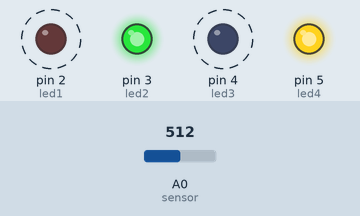
Simulated run of this sketch. Board: Arduino Uno, built with avr-gcc and run on an emulated ATmega328P. Parts: output pins drawn as LEDs (lit = HIGH). Dashed ring = blinking. The test bench sets the inputs (shaded band); at power-on: A0 (sensor) = 512.

Above: at 1.8 s.
1.9 s: A0 (sensor) set to 0
3.6 s: A0 (sensor) set to 122
At 3.78 s:
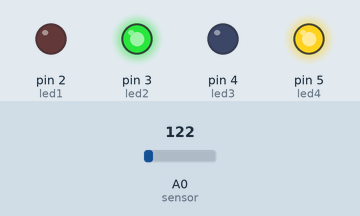
At 4.14 s:
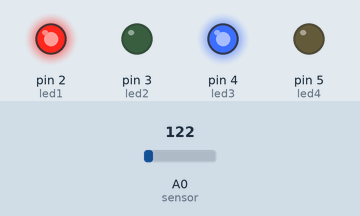
Timing chart, 0 to 13.1 s (numbered marks = the images above; inputs shaded):
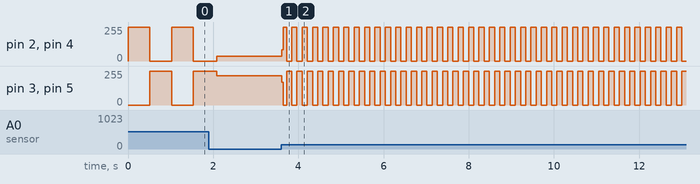

The sketch:

sketch.ino
```cpp
const int led1 = 2;
const int led2 = 3;
const int led3 = 4;
const int led4 = 5;
const int sensor = A0;

void setup() {
  pinMode(led1, OUTPUT);
   pinMode(led2, OUTPUT);
    pinMode(led3, OUTPUT);
     pinMode(led4, OUTPUT);
  pinMode(sensor, INPUT);
  // put your setup code here, to run once:

}

void loop() {
  int rate = analogRead(sensor);
  digitalWrite(led1, HIGH);
   digitalWrite(led2, LOW);
    digitalWrite(led3, HIGH);
     digitalWrite(led4, LOW);
  delay(rate);
  digitalWrite(led1, LOW);
  digitalWrite(led2, HIGH);
  digitalWrite(led3, LOW);
  digitalWrite(led4, HIGH);
  delay(rate);
  // put your main code here, to run repeatedly:

}
```

Measured:
- after the input at 3.6 s, pin 2 (led1), pin 4 (led3): 34/255 → 83/255 at once, then moves between 0/255 and 255/255, repeating every 0.24 s; pin 3 (led2), pin 5 (led4): 221/255 → 172/255 at once, then moves between 0/255 and 255/255, repeating every 0.24 s
- by itself, pin 2 (led1), pin 4 (led3): alternates 255/255 for 0.51 s and 0/255 for 0.51 s
